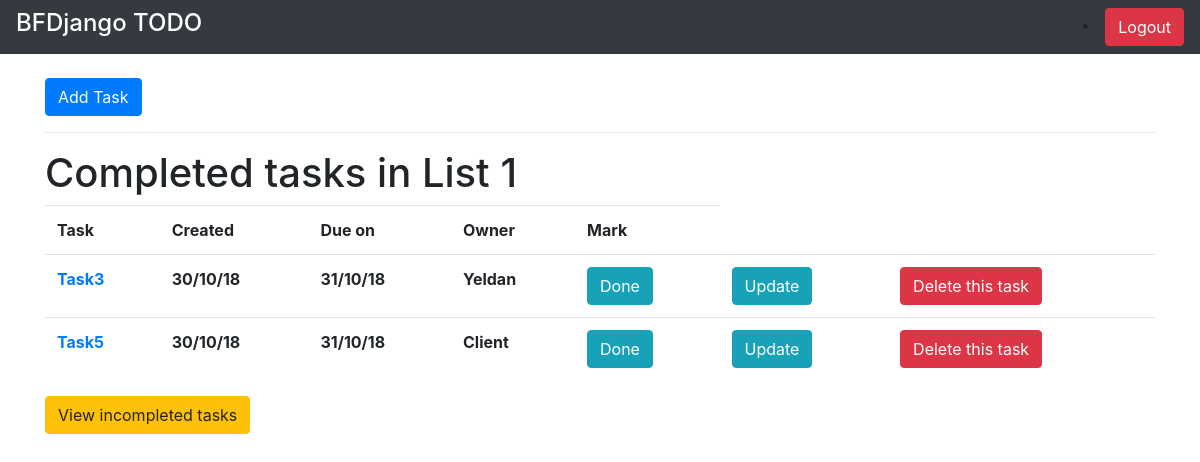
Screenshot of /finished (signed in) with the database file from the repository.
### main/models.py (models this page shows, shortened)
class Task(models.Model):
    name = models.CharField(max_length = 255)
    created = models.CharField(max_length = 255)
    due_on = models.CharField(max_length = 255)
    owner = models.ForeignKey(User, on_delete = models.CASCADE)
    objects = TaskManager()
    mark = models.BooleanField()

### main/views.py (the view)
# urls.py: path('finished', views.FinishedTasksView.as_view()),
class FinishedTasksView(LoginRequiredMixin, View):
    def get(self, request):
        tasks = Task.objects.filter(mark=True)
        context = { 'tasks': tasks }
        return render(request, 'completed_todo_list.html', context)

### main/templates/completed_todo_list.html
{% extends 'index.html' %}
{% load static %}
{% block body %}
<h1> Completed tasks in List 1 </h1>
<table class="table">
    <tr>
        <th scope="col"> Task </th>
        <th scope="col"> Created </th>
        <th scope="col"> Due on </th>
        <th scope="col"> Owner </th>
        <th scope="col"> Mark </th>
    </tr>
    {% for task in tasks %}
    <tr>
        <th><a href=""> {{task.name}} </a></th>
        <th> {{task.created}} </th>
        <th> {{task.due_on}} </th>
        <th> {{task.owner}} </th>
        {% if task.mark is True %}
            <th><button type="button" class="btn btn-info"> Done </button></th>
        {% else %}
			<th><button type="button" class="btn btn-info"> Not done </button></th>
        {% endif %}
        {% if user.is_authenticated %}
        <th><a href="update/{{task.id}}"><button type="button" class="btn btn-info"> Update  </button></a></th>
        {% endif %}
        {% if user.is_authenticated %}
        <th><a href="delete/{{task.id}}"><button type="button" class="btn btn-danger"> Delete this task </button></a></th>
        {% endif %}
    </tr>
    {% endfor %}
</table>
{% if user.is_authenticated %}
<a href="/current"><button type="button" class="btn btn-warning"> View incompleted tasks </button></a>
{% endif %}
{% endblock %}

### rows the page displays
Task: name "Task3", created "30/10/18", due_on "31/10/18", owner "Yeldan", mark "Done"
Task: name "Task5", created "30/10/18", due_on "31/10/18", owner "Client", mark "Done"
